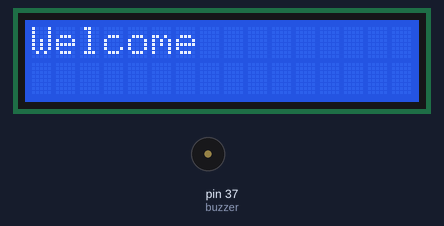
Simulated run of this program. Board: Raspberry Pi (header pin numbers). Parts: 16×2 character LCD, buzzer (waves = sounding, pin HIGH). Pins used as bus, display or sensor lines are not drawn.

Above: at 0.1 s.
At 2.2 s:
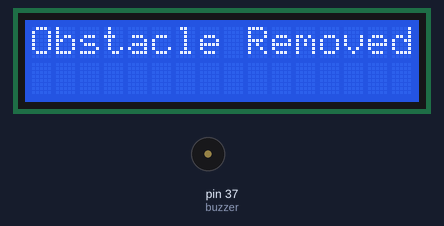

Measured:
- what the display in image 0 shows lasts 2.0 s, from 0.1 s to 2.1 s

The program:

irsensor.py
```python
import time
import RPi.GPIO as GPIO

# Configure the GPIO to BOARD numbering
GPIO.setmode(GPIO.BOARD)
GPIO.setwarnings(False)

# Define pin numbers for the LCD and buzzer
E_PULSE = 0.0005
E_DELAY = 0.0005
LCD_RS = 7
LCD_E = 11
LCD_D4 = 12
LCD_D5 = 13
LCD_D6 = 15
LCD_D7 = 16
IR_Sensor = 18
buzzer = 37

# Setup GPIO pins
GPIO.setup(buzzer, GPIO.OUT)
GPIO.setup(LCD_E, GPIO.OUT)  # E
GPIO.setup(LCD_RS, GPIO.OUT) # RS
GPIO.setup(LCD_D4, GPIO.OUT) # DB4
GPIO.setup(LCD_D5, GPIO.OUT) # DB5
GPIO.setup(LCD_D6, GPIO.OUT) # DB6
GPIO.setup(LCD_D7, GPIO.OUT) # DB7
GPIO.setup(IR_Sensor, GPIO.IN)

# Define some device constants
LCD_WIDTH = 16    # Maximum characters per line
LCD_CHR = True
LCD_CMD = False
LCD_LINE_1 = 0x80 # LCD RAM address for the 1st line
LCD_LINE_2 = 0xC0 # LCD RAM address for the 2nd line

def lcd_init():
    """
    Initialize LCD by sending different commands
    """
    lcd_byte(0x33,LCD_CMD) # 110011 Initialise
    lcd_byte(0x32,LCD_CMD) # 110010 Initialise
    lcd_byte(0x06,LCD_CMD) # 000110 Cursor move direction
    lcd_byte(0x0C,LCD_CMD) # 001100 Display On,Cursor Off, Blink Off
    lcd_byte(0x28,LCD_CMD) # 101000 Data length, number of lines, font size
    lcd_byte(0x01,LCD_CMD) # 000001 Clear display
    time.sleep(E_DELAY)

def lcd_byte(bits, mode):
    """
    Convert byte data into bits and send to LCD port
    """
    GPIO.output(LCD_RS, mode) # RS

    # High bits
    GPIO.output(LCD_D4, bits & 0x10 == 0x10)
    GPIO.output(LCD_D5, bits & 0x20 == 0x20)
    GPIO.output(LCD_D6, bits & 0x40 == 0x40)
    GPIO.output(LCD_D7, bits & 0x80 == 0x80)
    lcd_toggle_enable()

    # Low bits
    GPIO.output(LCD_D4, bits & 0x01 == 0x01)
    GPIO.output(LCD_D5, bits & 0x02 == 0x02)
    GPIO.output(LCD_D6, bits & 0x04 == 0x04)
    GPIO.output(LCD_D7, bits & 0x08 == 0x08)
    lcd_toggle_enable()

def lcd_toggle_enable():
    """
    Toggle the LCD enable pin
    """
    time.sleep(E_DELAY)
    GPIO.output(LCD_E, True)
    time.sleep(E_PULSE)
    GPIO.output(LCD_E, False)
    time.sleep(E_DELAY)

def lcd_string(message, line):
    """
    Print message on the specified line of the LCD
    """
    message = message.ljust(LCD_WIDTH, " ")
    lcd_byte(line, LCD_CMD)

    for i in range(LCD_WIDTH):
        lcd_byte(ord(message[i]), LCD_CHR)

def main():
    """
    Main program block
    """
    lcd_init()

    lcd_string("Welcome", LCD_LINE_1)
    time.sleep(2)

    try:
        while True:
            if GPIO.input(IR_Sensor):
                lcd_string("Obstacle Detected", LCD_LINE_1)
            else:
                lcd_string("Obstacle Removed", LCD_LINE_1)

            time.sleep(1)

    except KeyboardInterrupt:
        # Cleanup GPIO on CTRL+C exit
        GPIO.cleanup()

if __name__ == '__main__':
    main()
```
